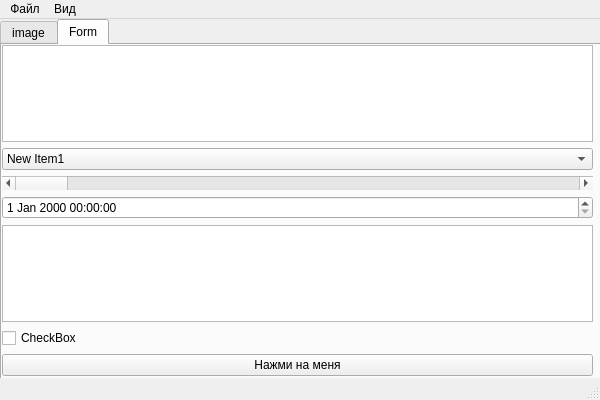
<?xml version="1.0" encoding="UTF-8"?>
<ui version="4.0">
 <class>MainWindow</class>
 <widget class="QMainWindow" name="MainWindow">
  <property name="geometry">
   <rect>
    <x>0</x>
    <y>0</y>
    <width>600</width>
    <height>400</height>
   </rect>
  </property>
  <property name="windowTitle">
   <string>MainWindow</string>
  </property>
  <widget class="QWidget" name="centralwidget">
   <widget class="QTabWidget" name="tabWidget">
    <property name="geometry">
     <rect>
      <x>0</x>
      <y>0</y>
      <width>611</width>
      <height>381</height>
     </rect>
    </property>
    <property name="currentIndex">
     <number>1</number>
    </property>
    <widget class="QWidget" name="tab_1">
     <attribute name="title">
      <string>image</string>
     </attribute>
     <widget class="QLabel" name="label">
      <property name="geometry">
       <rect>
        <x>0</x>
        <y>0</y>
        <width>601</width>
        <height>351</height>
       </rect>
      </property>
      <property name="text">
       <string/>
      </property>
      <property name="pixmap">
       <pixmap>scale_1200.jpg</pixmap>
      </property>
     </widget>
    </widget>
    <widget class="QWidget" name="tab_2">
     <attribute name="title">
      <string>Form</string>
     </attribute>
     <widget class="QWidget" name="verticalLayoutWidget">
      <property name="geometry">
       <rect>
        <x>0</x>
        <y>0</y>
        <width>591</width>
        <height>331</height>
       </rect>
      </property>
      <layout class="QVBoxLayout" name="verticalLayout">
       <item>
        <widget class="QPlainTextEdit" name="plainTextEdit_2"/>
       </item>
       <item>
        <widget class="QComboBox" name="comboBox">
         <item>
          <property name="text">
           <string>New Item1</string>
          </property>
         </item>
         <item>
          <property name="text">
           <string>New Item2</string>
          </property>
         </item>
        </widget>
       </item>
       <item>
        <widget class="QScrollBar" name="horizontalScrollBar">
         <property name="orientation">
          <enum>Qt::Horizontal</enum>
         </property>
        </widget>
       </item>
       <item>
        <widget class="QDateTimeEdit" name="dateTimeEdit"/>
       </item>
       <item>
        <widget class="QPlainTextEdit" name="plainTextEdit"/>
       </item>
       <item>
        <widget class="QCheckBox" name="checkBox">
         <property name="text">
          <string>CheckBox</string>
         </property>
        </widget>
       </item>
       <item>
        <widget class="QPushButton" name="pushButton">
         <property name="text">
          <string>Нажми на меня</string>
         </property>
        </widget>
       </item>
      </layout>
     </widget>
    </widget>
   </widget>
  </widget>
  <widget class="QMenuBar" name="menubar">
   <property name="geometry">
    <rect>
     <x>0</x>
     <y>0</y>
     <width>600</width>
     <height>21</height>
    </rect>
   </property>
   <widget class="QMenu" name="menu">
    <property name="title">
     <string>Файл</string>
    </property>
    <addaction name="action"/>
    <addaction name="action_2"/>
    <addaction name="action_3"/>
    <addaction name="separator"/>
    <addaction name="action_5"/>
   </widget>
   <widget class="QMenu" name="menu_2">
    <property name="title">
     <string>Вид</string>
    </property>
    <addaction name="action_6"/>
    <addaction name="action_7"/>
    <addaction name="separator"/>
    <addaction name="action_9"/>
    <addaction name="action_10"/>
    <addaction name="action_11"/>
   </widget>
   <addaction name="menu"/>
   <addaction name="menu_2"/>
  </widget>
  <widget class="QStatusBar" name="statusbar"/>
  <action name="action">
   <property name="text">
    <string>Сохранить</string>
   </property>
  </action>
  <action name="action_2">
   <property name="text">
    <string>Открыть</string>
   </property>
  </action>
  <action name="action_3">
   <property name="text">
    <string>Закрыть</string>
   </property>
  </action>
  <action name="action_5">
   <property name="text">
    <string>Выйти из программы</string>
   </property>
  </action>
  <action name="action_6">
   <property name="text">
    <string>Показать панель вкладок</string>
   </property>
  </action>
  <action name="action_7">
   <property name="text">
    <string>Показать все вкладки</string>
   </property>
  </action>
  <action name="action_9">
   <property name="text">
    <string>Простой</string>
   </property>
  </action>
  <action name="action_10">
   <property name="text">
    <string>Необычный</string>
   </property>
  </action>
  <action name="action_11">
   <property name="text">
    <string>Перейти в полноэкранный режим</string>
   </property>
  </action>
 </widget>
 <resources/>
 <connections/>
</ui>
